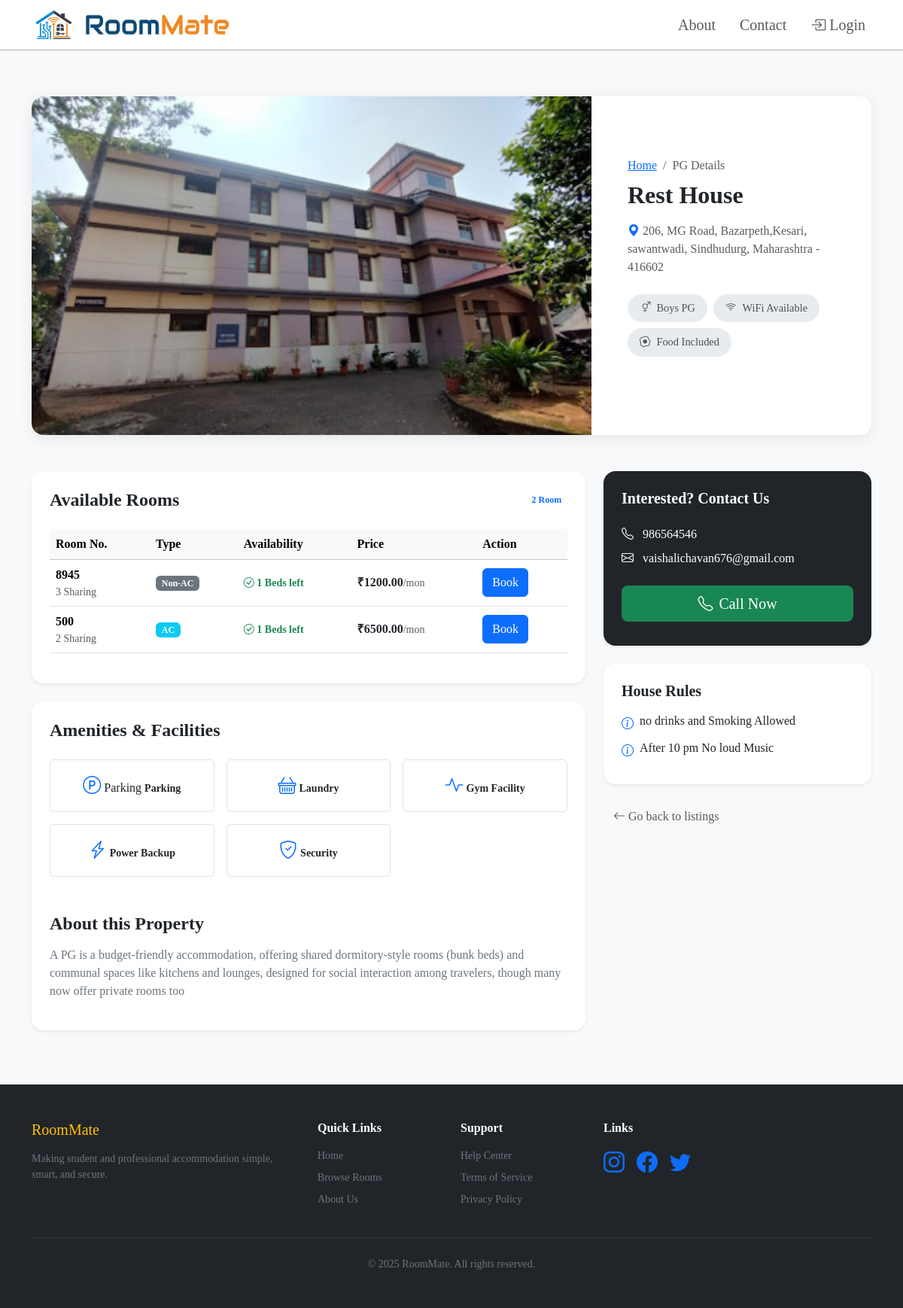
/detailView/2/, run on the app's committed database.
### owner/models.py (models this page shows, shortened)
class PGProperty(models.Model):
    GENDER_CHOICES = (
        ('Boys', 'Boys PG'),
        ('Girls', 'Girls PG'),
        ('Both Girls & Boys', 'Both Girls & Boys PG '),
    )
    owner = models.ForeignKey(User, on_delete=models.CASCADE, related_name='my_properties')
    name = models.CharField(max_length=200)
    street = models.CharField(max_length=200, blank=True)
    area_road = models.CharField(max_length=200, blank=True)
    village = models.CharField(max_length=100, blank=True)
    city = models.CharField(max_length=100)
    district = models.CharField(max_length=100, blank=True)
    state = models.CharField(max_length=100)
    pincode = models.CharField(max_length=10)
    description = models.TextField()
    gender_availability = models.CharField(max_length=20, choices=GENDER_CHOICES, default='Both')
    rules = models.TextField(blank=True, help_text='Rules and regulations for the PG')
    title_image = models.ImageField(upload_to='media/pg_images/title/')
    has_wifi = models.BooleanField(default=False)
    has_food = models.BooleanField(default=False)
    has_gym = models.BooleanField(default=False)
    has_laundry = models.BooleanField(default=False)
    has_parking = models.BooleanField(default=False)
    has_power_backup = models.BooleanField(default=False)
    has_security = models.BooleanField(default=False)
    contact_number = models.CharField(max_length=15, blank=True)
    email = models.EmailField(blank=True)
    is_active = models.BooleanField(default=True)
    is_verified = models.BooleanField(default=False)
    created_at = models.DateTimeField(auto_now_add=True, null=True)
    updated_at = models.DateTimeField(auto_now=True, null=True)
    def full_address(self):
        return f"{self.street}, {self.area_road},{self.village}, {self.city}, {self.district}, {self.state} - {self.pincode}"

class Room(models.Model):
    pg_property = models.ForeignKey(PGProperty, on_delete=models.CASCADE, related_name='rooms')
    room_number = models.CharField(max_length=10)
    price_per_month = models.DecimalField(max_digits=10, decimal_places=2)
    capacity = models.IntegerField(help_text="Total beds in this room")
    available_beds = models.IntegerField()
    is_ac = models.BooleanField(default=False)
    created_at = models.DateTimeField(auto_now_add=True, null=True)

### core/views.py (the view)
# urls.py: path('detailView/<int:id>/',views.detailView,name="detailView"),
def detailView(request, id):
    pg = get_object_or_404(PGProperty, id=id)
    rooms = pg.rooms.all()   # because of related_name='rooms'
    pending_room_ids = []
    if request.user.is_authenticated:
        pending_room_ids = Booking.objects.filter(
            user=request.user,
            room__pg_property=pg,
            status='pending'
        ).values_list('room_id', flat=True)
    context = {
        "pg": pg,
        "rooms": rooms,
        "pending_room_ids": list(pending_room_ids)
    }
    return render(request, 'core/detailView.html', context)

### template/core/detailView.html (shortened to what this page needs)
{% include "core/header.html" %}{% load static %}
<section class="py-4 py-md-5">
  <div class="container">
    <div class="hero-container mb-5">
      <div class="row g-0">
        <div class="col-lg-8 hero-image-wrapper">
          <div
            id="gallerySlider"
            class="carousel slide"
            data-bs-ride="carousel">
            <div class="carousel-inner">
              <div class="carousel-item active">
                <img
                  src="{{ pg.title_image.url }}"
                  class="d-block w-100"
                  style="height: 450px; object-fit: cover" />
              </div>
            </div>
          </div>
        </div>
        <div
          class="col-lg-4 p-4 p-md-5 d-flex flex-column justify-content-center">
          <nav aria-label="breadcrumb">
            <ol class="breadcrumb mb-2">
              <li class="breadcrumb-item"><a href="/">Home</a></li>
              <li class="breadcrumb-item active">PG Details</li>
            </ol>
          </nav>
          <h2 class="fw-bold mb-3">{{ pg.name }}</h2>
          <p class="text-muted mb-4">
            <i class="bi bi-geo-alt-fill text-primary"></i> {{pg.full_address }}
          </p>
          <div class="d-flex flex-wrap gap-2 mb-4">
            <span class="amenity-pill">
              <i class="bi bi-gender-ambiguous"></i>
              {{ pg.get_gender_availability_display }}
            </span>
            <span class="amenity-pill">
              <i class="bi bi-wifi"></i> {% if pg.has_wifi %} WiFi Available
              {%else%} No WiFi {% endif %}
            </span>
            <span class="amenity-pill">
              <i class="bi bi-egg-fried"></i> {% if pg.has_food %} Food Included
              {% else %} No Food Included {% endif %}
            </span>
          </div>
        </div>
      </div>
    </div>
    <div class="row g-4">
      <div class="col-lg-8">
        <div class="card border-0 shadow-sm rounded-4 p-4 mb-4">
          <div class="d-flex justify-content-between align-items-center mb-4">
            <h4 class="fw-bold mb-0">Available Rooms</h4>
            <span class="badge bg-primary-soft text-primary"
              >{{ rooms|length }} Room</span
            >
          </div>
          {% if rooms %}
          <div class="table-responsive">
            <table class="table align-middle">
              <thead class="table-light">
                <tr>
                  <th>Room No.</th>
                  <th>Type</th>
                  <th>Availability</th>
                  <th>Price</th>
                  <th>Action</th>
                </tr>
              </thead>
              <tbody>
                {% for room in rooms %}
                <tr>
                  <td>
                    <span class="fw-bold">{{ room.room_number }}</span>
                    <div class="small text-muted">
                      {{ room.capacity }} Sharing
                    </div>
                  </td>
                  <td>
                    <span
                      class="badge {% if room.is_ac %}bg-info{% else %}bg-secondary{% endif %}">
                      {{ room.is_ac|yesno:"AC,Non-AC" }}
                    </span>
                  </td>
                  <td>
                    {% if room.available_beds > 0 %}
                    <span class="text-success small fw-bold"
                      ><i class="bi bi-check-circle"></i>
                      {{room.available_beds}} Beds left</span
                    >
                    {% else %}
                    <span class="text-danger small fw-bold"
                      ><i class="bi bi-x-circle"></i> Sold Out</span
                    >
                    {% endif %}
                  </td>
                  <td>
                    <span class="fw-bold text-dark"
                      >₹{{ room.price_per_month }}</span
                    ><small class="text-muted">/mon</small>
                  </td>
                  <td>
                    {% if room.id in pending_room_ids %}
                    <button class="btn btn-warning" disabled>
                      Pending
                    </button>
                    {% elif room.available_beds > 0 %}
                      {% if user.is_authenticated %}
                      <button
                        class="btn btn-primary"
                        data-bs-toggle="modal"
                        data-bs-target="#bookingFormModal_{{ room.id }}">
                        Book
                      </button>
                      {% else %}
                      <a
                        href="{% url 'user:user_login' %}"
                        class="btn btn-primary">
                        Book
                      </a>
                      {% endif %}
                    {% else %}
                    <button class="btn btn-light btn-sm px-3 rounded-pill" disabled>
                      Full
                    </button>
                    {% endif %}
                  </td>
                </tr>
                {% endfor %}
              </tbody>
            </table>
          </div>
          {% else %}
          <div class="text-center py-4">
            <i class="bi bi-house-exclamation display-4 text-muted"></i>
            <p class="mt-2">No rooms available at the moment.</p>
          </div>
          {% endif %}
        </div>
        <div class="card border-0 shadow-sm rounded-4 p-4 mb-4">
          <h4 class="fw-bold mb-4">Amenities & Facilities</h4>
          <div class="row g-3">
            {% if pg.has_parking %}
            <div class="col-6 col-md-4">
              <div class="p-3 border rounded text-center">
                <i class="bi bi-p-circle text-primary fs-4 mb-2"></i> Parking
                <span class="small fw-semibold"> Parking</span>
              </div>
            </div>
            {% endif %} {% if pg.has_laundry %}
            <div class="col-6 col-md-4">
              <div class="p-3 border rounded text-center">
                <i class="bi bi-basket text-primary fs-4 mb-2"></i>
                <span class="small fw-semibold">Laundry</span>
              </div>
            </div>
            {% endif %} {% if pg.has_gym %}
            <div class="col-6 col-md-4">
              <div class="p-3 border rounded text-center">
                <i class="bi bi-activity text-primary fs-4 mb-2"></i>
                <span class="small fw-semibold">Gym Facility</span>
              </div>
            </div>
            {% endif %} {% if pg.has_power_backup %}
            <div class="col-6 col-md-4">
              <div class="p-3 border rounded text-center">
                <i class="bi bi-lightning-charge text-primary fs-4 mb-2"></i>
                <span class="small fw-semibold">Power Backup</span>
              </div>
            </div>
            {% endif %} {% if pg.has_security %}
            <div class="col-6 col-md-4">
              <div class="p-3 border rounded text-center">
                <i class="bi bi-shield-check text-primary fs-4 mb-2"></i>
                <span class="small fw-semibold">Security</span>
              </div>
            </div>
            {% endif %}
          </div>
          <h4 class="fw-bold mt-5 mb-3">About this Property</h4>
          <p class="text-secondary leading-relaxed">{{ pg.description }}</p>
        </div>
      </div>
      <div class="col-lg-4">
        <div class="sticky-sidebar">
          <div
            class="card border-0 shadow-sm rounded-4 p-4 mb-4 bg-dark text-white">
            <h5 class="fw-bold mb-4">Interested? Contact Us</h5>
            <p class="mb-2">
              <i class="bi bi-telephone me-2"></i>
              {{ pg.contact_number|default:"Not Available" }}
            </p>
            <p class="mb-4">
              <i class="bi bi-envelope me-2"></i>
              {{ pg.email|default:"Not Available" }}
            </p>
            {% if pg.contact_number %}
            <a
              href="tel:{{ pg.contact_number }}"
              class="btn btn-success btn-lg w-100 rounded-3 mb-2">
              <i class="bi bi-telephone me-2"></i>Call Now
            </a>
            {% endif %}
          </div>
          <div class="card border-0 shadow-sm rounded-4 p-4">
            <h5 class="fw-bold mb-3">House Rules</h5>
            {% if pg.rules %}
            <ul class="list-unstyled mb-0">
              {% for rule in pg.rules.splitlines %}
              <li class="mb-2 d-flex align-items-start">
                <i class="bi bi-info-circle text-primary me-2 mt-1"></i>
                <span>{{ rule }}</span>
              </li>
              {% endfor %}
            </ul>
            {% else %}
            <p class="text-muted">No rules added.</p>
            {% endif %}
          </div>
          <a
            href="javascript:history.back()"
            class="btn btn-link text-decoration-none text-muted mt-4">
            <i class="bi bi-arrow-left"></i> Go back to listings
          </a>
        </div>
      </div>
    </div>
  </div>
</section>
{% include "core/footer.html" %}

### template/core/detailView.html (style rules this page uses)
:root { --pg-primary: #0d6efd; --pg-bg: #f8f9fa; }
body { background-color: var(--pg-bg); }
.hero-container { border-radius: 16px; overflow: hidden; background: #fff; box-shadow: 0 4px 20px rgba(0, 0, 0, 0.08); }
.hero-image-wrapper { height: 450px; position: relative; }
.hero-image-wrapper img { width: 100%; height: 100%; object-fit: cover; }
@media (min-width: 992px) { .sticky-sidebar { position: sticky; top: 20px; } }
.amenity-pill { background: #e9ecef; color: #495057; padding: 8px 16px; border-radius: 50px; font-size: 0.9rem; display: inline-flex; align-items: center; gap: 8px; transition: all 0.2s; }

### data on the page
PGProperty: title_image (picture), name "Rest House", full_address "206, MG Road, Bazarpeth,Kesari, sawantwadi, Sindhudurg, Maharashtra - 416602", gender_availability "Boys PG", description "A PG is a budget-friendly accommodation, offering shared dormitory-style rooms (bunk beds) and communal spaces like kitchens and lounges, designed for social interaction among travelers, though many now offer private rooms too", contact_number "986564546", email "vaishalichavan676@gmail.com"
Room: room_number "8945", capacity "3", is_ac "Non-AC", available_beds "1", price_per_month "1200.00", shows "Book"
Room: room_number "500", capacity "2", is_ac "AC", available_beds "1", price_per_month "6500.00", shows "Book"

### other printed values
{{ rooms|length }} "2"
{{ rule }} "no drinks and Smoking Allowed" "After 10 pm No loud Music"
